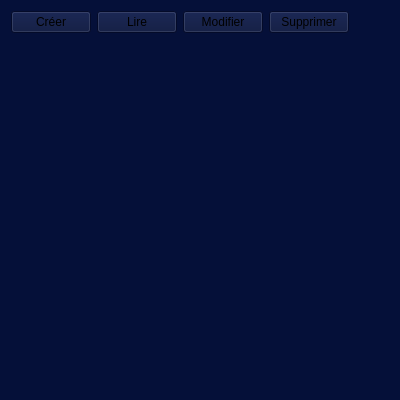
<?xml version="1.0" encoding="UTF-8"?>
<ui version="4.0">
 <class>GWindowStyleDesignerGlobal</class>
 <widget class="QWidget" name="GWindowStyleDesignerGlobal">
  <property name="geometry">
   <rect>
    <x>0</x>
    <y>0</y>
    <width>400</width>
    <height>400</height>
   </rect>
  </property>
  <property name="windowTitle">
   <string>Qt | ReadyDev</string>
  </property>
  <property name="styleSheet">
   <string notr="true">background-color: rgb(5, 16, 57);</string>
  </property>
  <layout class="QGridLayout" name="gridLayout">
   <item row="0" column="0">
    <layout class="QHBoxLayout" name="horizontalLayout">
     <item>
      <widget class="QPushButton" name="pushButton">
       <property name="text">
        <string>Créer</string>
       </property>
       <property name="flat">
        <bool>false</bool>
       </property>
      </widget>
     </item>
     <item>
      <widget class="QPushButton" name="pushButton_2">
       <property name="text">
        <string>Lire</string>
       </property>
       <property name="flat">
        <bool>false</bool>
       </property>
      </widget>
     </item>
     <item>
      <widget class="QPushButton" name="pushButton_5">
       <property name="text">
        <string>Modifier</string>
       </property>
       <property name="flat">
        <bool>false</bool>
       </property>
      </widget>
     </item>
     <item>
      <widget class="QPushButton" name="pushButton_6">
       <property name="text">
        <string>Supprimer</string>
       </property>
       <property name="flat">
        <bool>false</bool>
       </property>
      </widget>
     </item>
     <item>
      <spacer name="horizontalSpacer">
       <property name="orientation">
        <enum>Qt::Horizontal</enum>
       </property>
       <property name="sizeHint" stdset="0">
        <size>
         <width>40</width>
         <height>20</height>
        </size>
       </property>
      </spacer>
     </item>
    </layout>
   </item>
   <item row="1" column="0">
    <spacer name="verticalSpacer">
     <property name="orientation">
      <enum>Qt::Vertical</enum>
     </property>
     <property name="sizeHint" stdset="0">
      <size>
       <width>20</width>
       <height>340</height>
      </size>
     </property>
    </spacer>
   </item>
  </layout>
 </widget>
 <resources/>
 <connections/>
</ui>
